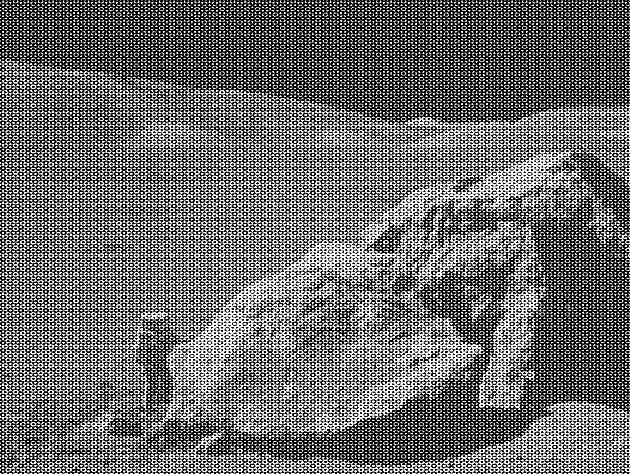
#> input picture moonlanding.png, 630 x 474 px
$ jupyter execute --allow-errors 07.2ex_Algorithms.ipynb
#> lines starting #> are read from the running program, lines starting #| are printed output that depends on the picture
1\. **Maximum wind speed prediction at the Sprogø station**

The exercise goal is to predict the maximum wind speed occurring every 50 years even if no measure exists for such a period. The available data are only measured over 21 years at the Sprogø meteorological station located in Denmark.

The annual maxima are supposed to fit a normal probability density function. However such function is not going to be estimated because it gives a probability from a wind speed maxima. Finding the maximum wind speed occurring every 50 years requires the opposite approach, the result needs to be found from a defined probability. That is the quantile function role and the exercise goal will be to find it. In the current model, it is supposed that the maximum wind speed occurring every 50 years is defined as the upper 2% quantile.

By definition, the quantile function is the inverse of the cumulative distribution function. The latter describes the probability distribution of an annual maxima. In the exercise, the cumulative probability $p_i$ for a given year i is defined as $p_i = i/(N+1)$ with $N = 21$, the number of measured years. Thus it will be possible to calculate the cumulative probability of every measured wind speed maxima. From those experimental points, the scipy.interpolate module will be very useful for fitting the quantile function. Finally the 50 years maxima is going to be evaluated from the cumulative probability of the 2% quantile.

Practically, load the dataset:

```python
import numpy as np
max_speeds = np.load('max-speeds.npy')
years_nb = max_speeds.shape[0]
```

Compute then the cumulative probability $p_i$ (`cprob`) and sort the maximum speeds from the data. Use then the  UnivariateSpline from scipy.interpolate to define a quantile function and thus estimate the probabilities.

In the current model, the maximum wind speed occurring every 50 years is defined as the upper 2% quantile. As a result, the cumulative probability value will be:

```python
fifty_prob = 1. - 0.02
```

So the storm wind speed occurring every 50 years can be guessed as:

``` python
fifty_wind = quantile_func(fifty_prob)
```

[cell 1]
import numpy as np
import matplotlib.pyplot as plt

[cell 2]
from scipy.interpolate import UnivariateSpline

#load dataset
#> (the rest of this cell did not finish here and is left out)

2\. **Curve fitting of temperature in Alaska**

The temperature extremes in Alaska for each month, starting in January, are given by (in degrees Celcius):

max:  17,  19,  21,  28,  33,  38, 37,  37,  31,  23,  19,  18

min: -62, -59, -56, -46, -32, -18, -9, -13, -25, -46, -52, -58

* Plot these temperature extremes.
* Define a function that can describe min and max temperatures.
* Fit this function to the data with scipy.optimize.curve_fit().
* Plot the result. Is the fit reasonable? If not, why?
* Is the time offset for min and max temperatures the same within the fit accuracy?

[cell 3]
from scipy.optimize import curve_fit

#define months vector
months = ['Jan', 'Feb', 'Mar', 'Apr', 'May', 'Jun', 'Jul', 'Aug', 'Sep', 'Oct', 'Nov', 'Dec']

#temperatures
max = [17,  19,  21,  28,  33,  38, 37,  37,  31,  23,  19,  18]
min = [-62, -59, -56, -46, -32, -18, -9, -13, -25, -46, -52, -58]

#plot the extremes
plt.scatter(months, max, label='Max')
plt.scatter(months, min, label='Min')
plt.ylabel("Degrees Celsius")
plt.title("Extreme temperatures in Alaska")


#function for fitting (trying deg 3)
def f(x, a, b, c, d):
    return a*x**3 + b*x**2 + c*x + d

#indexes for months
nmonths = np.arange(1,13)

#fit
par_max, cov_max = curve_fit(f, nmonths, max)
par_min, cov_min = curve_fit(f, nmonths, min)

#plot result
plt.plot(months,f(nmonths,par_max[0],par_max[1],par_max[2], par_max[3]),label="3rd degree fit (max)")
plt.plot(months,f(nmonths,par_min[0],par_min[1],par_min[2], par_min[3]),label="3rd degree fit (min)")
plt.legend()
plt.show()

print("We can see that the results (with deg. 3) are quite good for the max temperatures curve, while they are less good for the min temperatures. This happens because of the greater variance that is presence in the minimum temperatures.")

3\. **2D minimization of a six-hump camelback function**

$$
f(x,y) = \left(4-2.1x^2+\frac{x^4}{3} \right) x^2 +xy + (4y^2 -4)y^2
$$

has multiple global and local minima. Find the global minima of this function.

Hints:

* Variables can be restricted to $-2 < x < 2$ and $-1 < y < 1$.
* Use numpy.meshgrid() and pylab.imshow() to find visually the regions.
* Use scipy.optimize.minimize(), optionally trying out several of its methods.

How many global minima are there, and what is the function value at those points? What happens for an initial guess of $(x, y) = (0, 0)$ ?

[cell 4]
import pylab as pl
from scipy.optimize import minimize

#define the function
def f(points):
    x = points[0]
    y = points[1]
    return (4 - 2.1*x**2 + x**4/3)*x**2 + x*y + (4*y**2-4)*y**2

#create vectors to plot (with limitations)
x = np.linspace(-2,2)
y = np.linspace(-1,1)

#create meshgrid and plot
a,b = np.meshgrid(x,y)
pl.imshow(f([a,b]),extent=[-2,2,-1,1])
pl.show()
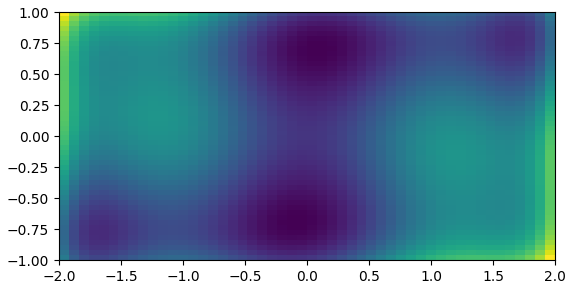
#> figure drawn by matplotlib, 1 panel

#Seeing the zones in the plot I set -0.8 and 0.8 as bounds
min1 = minimize(f, (0, -0.8))
min2 = minimize(f, (0, +0.8))

print("There are two gloabal minima, that are", str(min1.x), "and", str(min2.x), "where the function takes value", str(min1.fun))

4\. **FFT of a simple dataset**

Performe a periodicity analysis on the lynxs-hares population

[cell 5]
from scipy.fftpack import fft

#load dataset
#> (the rest of this cell did not finish here and is left out)

5\. **FFT of an image**

* Examine the provided image `moonlanding.png`, which is heavily contaminated with periodic noise. In this exercise, we aim to clean up the noise using the Fast Fourier Transform.
* Load the image using pylab.imread().
* Find and use the 2-D FFT function in scipy.fftpack, and plot the spectrum (Fourier transform of) the image. Do you have any trouble visualising the spectrum? If so, why?
* The spectrum consists of high and low frequency components. The noise is contained in the high-frequency part of the spectrum, so set some of those components to zero (use array slicing).
* Apply the inverse Fourier transform to see the resulting image.

[cell 6]
from scipy import fftpack
import pylab as pl

#prepare plots area
fig,ax = plt.subplots(1, 3, figsize = (15, 5))

#show image
img = pl.imread('moonlanding.png')
#> img is the input picture: shape (474, 630) float32; min 0, max 1, mean 0.424
ax[0].imshow(img)

#compute spectrum of the image
fft2 = fftpack.fft2(img)
#Plot it (taking the log scale for a batter representation)
ax[1].imshow(np.log(abs(fft2)))

#Set to zero the noise components
th = 35
fft2[th:,:] = fft2[:,th:] = 0
#take the inverse transform to retrieve the denoised image
new_img = fftpack.ifft2(fft2)
ax[2].imshow(abs(new_img))

plt.show()
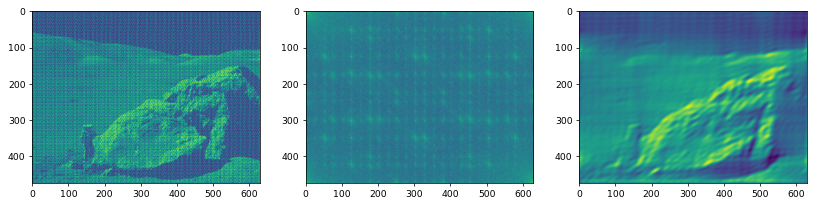
#> figure drawn by matplotlib, 3 panels
